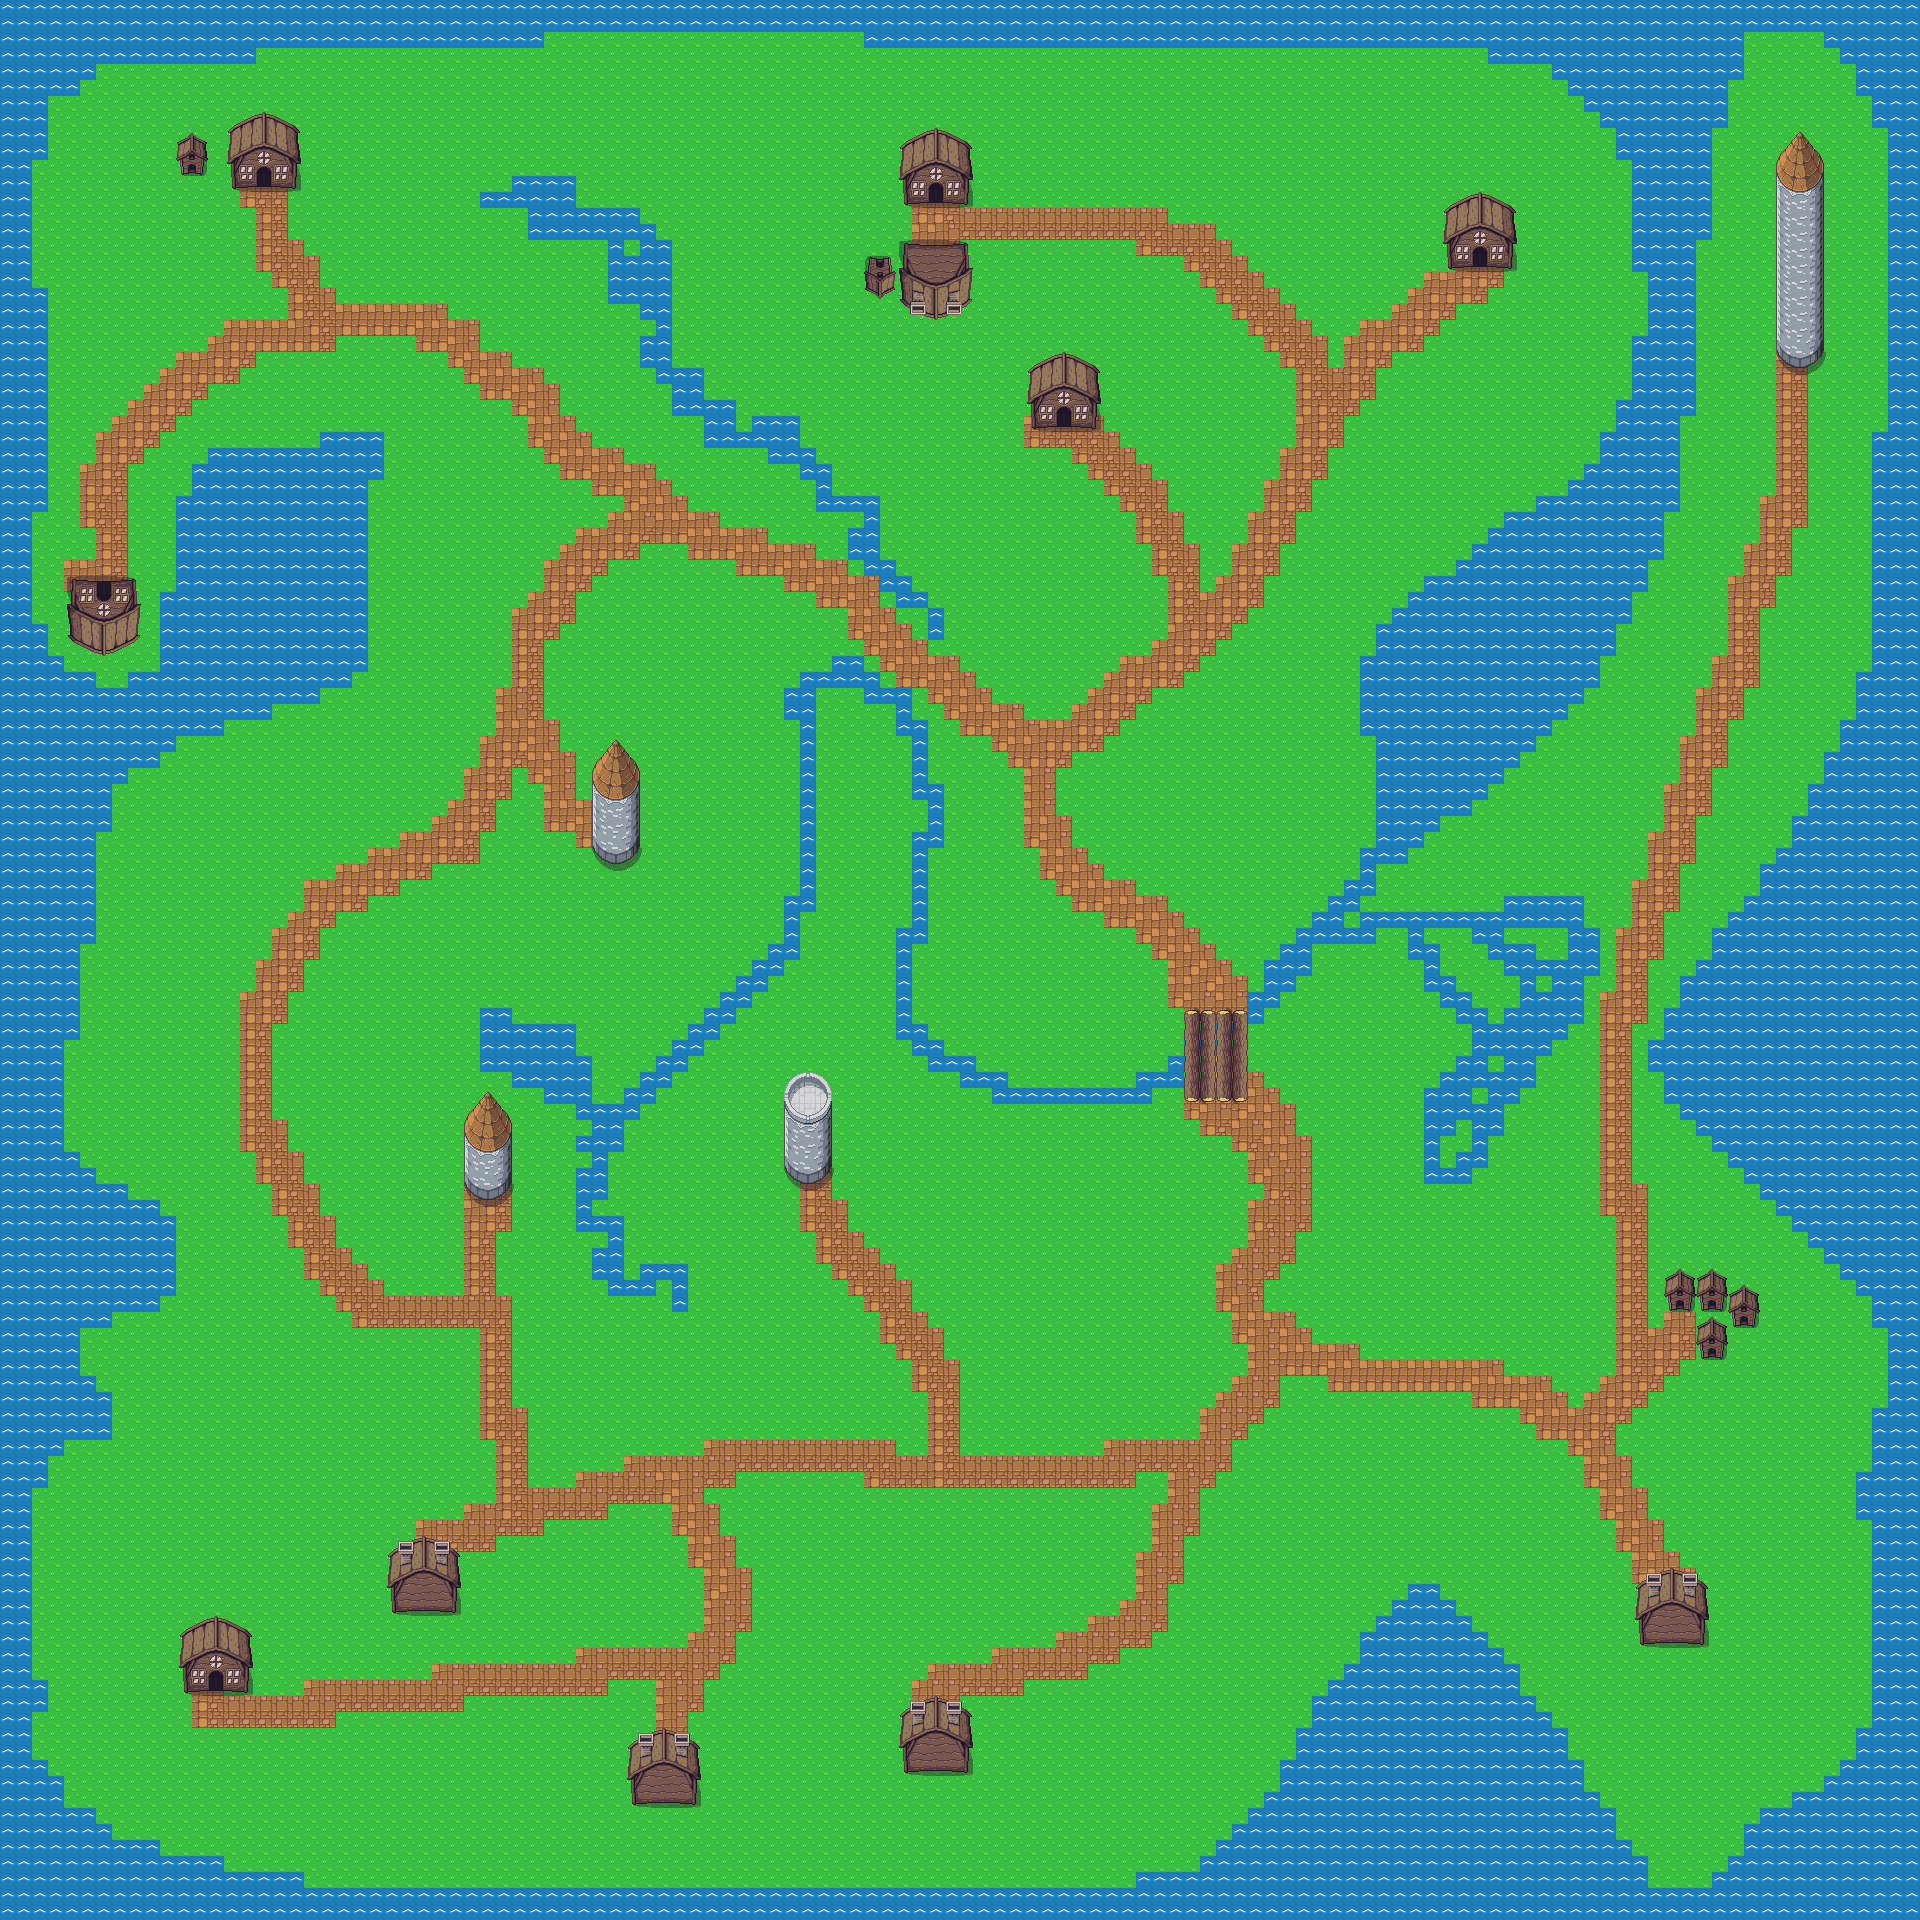

This is a level from a 2D game, rendered from its Tiled map with the project's own tilesets. A one-line summary and the map file follow, with tile-layer data summarised:
An orthogonal 120x120 tile map with 16x16 px tiles, 3 tile layers (Water, Ground, Objects).

<map version="1.10" tiledversion="1.11.2" orientation="orthogonal" renderorder="right-down" width="120" height="120" tilewidth="16" tileheight="16" infinite="0" nextlayerid="4" nextobjectid="1">
 <tileset firstgid="1" name="Overworld" tilewidth="16" tileheight="16" tilecount="1440" columns="40">
  <image source="gfx/Overworld.png" width="640" height="576" />
 </tileset>
 <layer id="1" name="Water" width="120" height="120">
  <data>[14400 cells, 14400 non-empty, 1 distinct tile ids]</data>
 </layer>
 <layer id="2" name="Ground" width="120" height="120">
  <data>[14400 cells, 11302 non-empty, 5 distinct tile ids]</data>
 </layer>
 <layer id="3" name="Objects" width="120" height="120">
  <data>[14400 cells, 462 non-empty, 99 distinct tile ids]</data>
 </layer>
</map>
